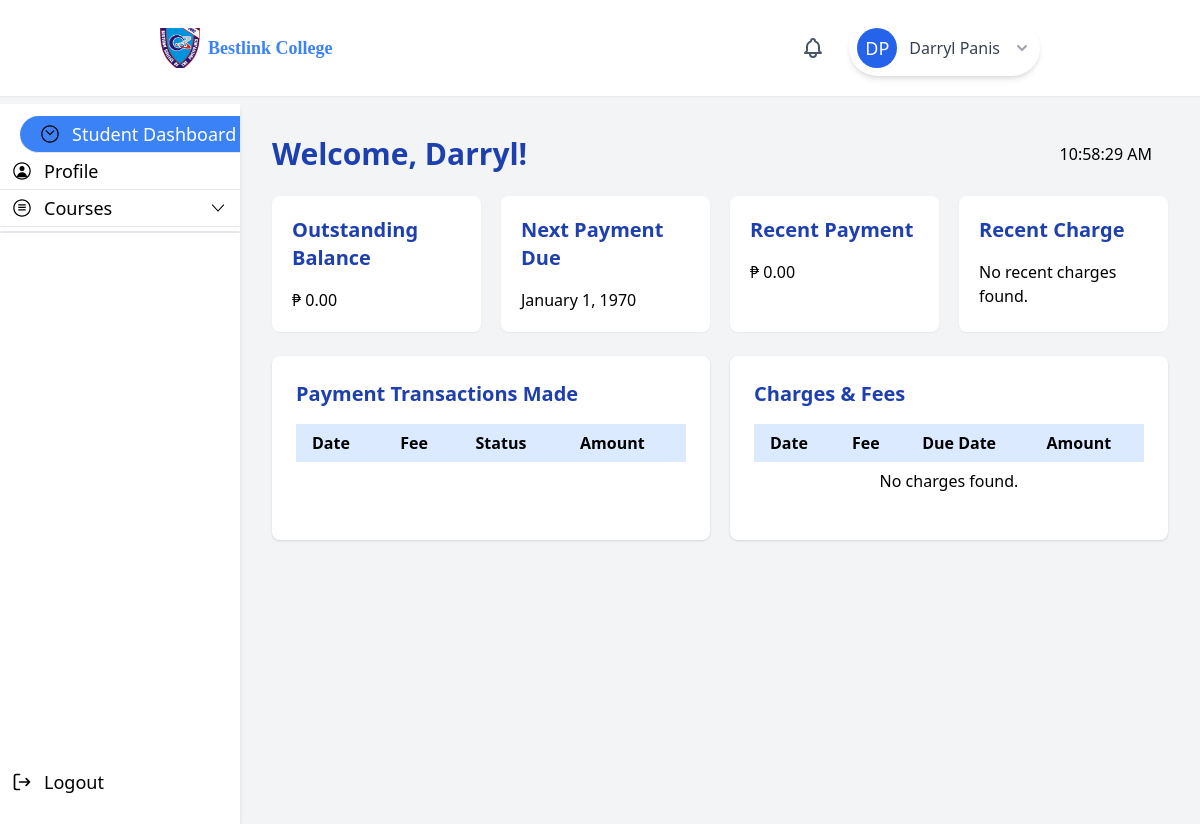
/src/layouts/student_dashboard.php?login=success (signed in), run on an earlier commit of the app's database.
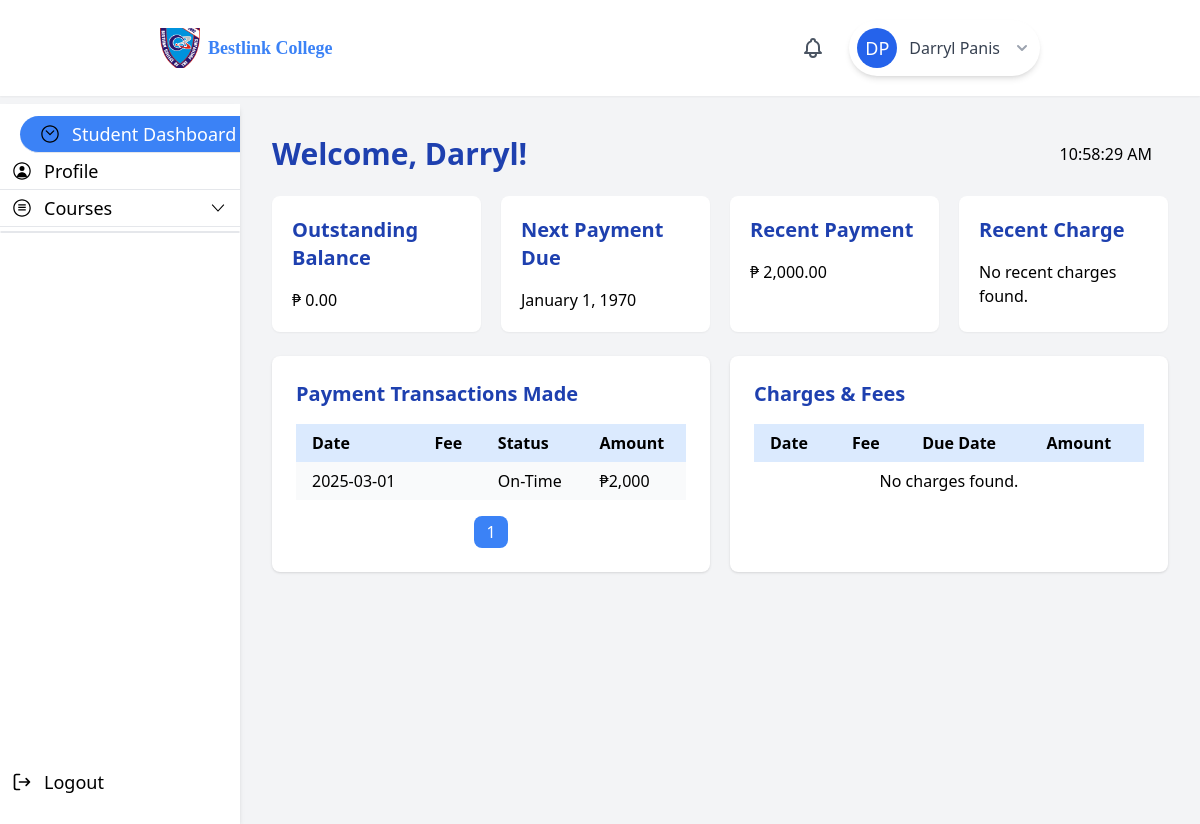
And on a later commit of the database.
### tables this page shows
CREATE TABLE IF NOT EXISTS `payments` (
  `id` int NOT NULL AUTO_INCREMENT,
  `student_id` varchar(10) NOT NULL,
  `transaction_Id` int NOT NULL,
  `amount` int NOT NULL,
  `date` date NOT NULL,
  `status` enum('On-Time','Late') NOT NULL,
  PRIMARY KEY (`id`),
  KEY `paymentTransactions` (`transaction_Id`),
  KEY `student_id` (`student_id`)
);

CREATE TABLE IF NOT EXISTS `financialtransactions` (
  `id` int NOT NULL AUTO_INCREMENT,
  `student_id` varchar(10) NOT NULL,
  `amount` int NOT NULL,
  `transaction_type` enum('Payment','Charge','Refund') NOT NULL,
  `description` varchar(200) NOT NULL,
  `date` date NOT NULL,
  `due_date` date NOT NULL,
  `balance` int NOT NULL,
  `paid` int NOT NULL,
  `school_year` varchar(100) NOT NULL,
  `semester` varchar(100) NOT NULL,
  PRIMARY KEY (`id`),
  KEY `studentTransactions` (`student_id`)
);

### src/Models/payment_model.php (called while the page is built, shortened)
<?php
function getPayments(object $pdo, string $student_id): array {
    try {
        $query = "SELECT payments.*, financialtransactions.* FROM payments LEFT JOIN financialtransactions ON payments.transaction_id = financialtransactions.id WHERE payments.student_id = :student_id ORDER BY payments.date DESC";
        $stmt = $pdo->prepare($query);
        $stmt->bindParam(":student_id", $student_id, PDO::PARAM_INT);
        $stmt->execute();
        $result = $stmt->fetchAll(PDO::FETCH_ASSOC);
        return $result;
    } catch (PDOException $e) {
        error_log("Database error in getPayments: " . $e->getMessage());
        return [];
    }
}

### src/Controllers/transaction_controller.php (called while the page is built, shortened)
<?php
function fetchPayments (object $pdo, string $student_id): array {
    try{
        $payments = getPayments($pdo, $student_id);
        return $payments;
    } catch (PDOException $e) {
        die("Query failed: " . $e->getMessage());
        return [];
    };
};
function getLatestPaymentAmount($payments) {
    $latestDate = null;
    $latestAmount = 0;
    foreach ($payments as $payment) {
        if (isset($payment['date']) && !empty($payment['date']) && isset($payment['amount'])) {
            $paymentDate = strtotime($payment['date']);
            if ($latestDate === null || $paymentDate > $latestDate) {
                $latestDate = $paymentDate;
                $latestAmount = $payment['amount'];
            }
        }
    }
    return $latestDate ? $latestAmount : 0;
};

### src/layouts/student_dashboard.php (the view, shortened to what the rows shown need)
<?php
require_once "../dbh.php";
require_once '../Models/payment_model.php';
require_once '../Controllers/transaction_controller.php';
$studentName = isset($_SESSION['user_name']) ? $_SESSION['user_name'] : 'Student';
$student_id = isset($_SESSION['user_username']) ? $_SESSION['user_username'] : null;
$payments = fetchPayments($pdo, $student_id);
$recentPayment = getLatestPaymentAmount($payments)
?>
<!DOCTYPE html>
<html lang="en">
<head>
    <link href="../../output.css" rel="stylesheet" >
    <link rel="stylesheet" href="../../public/css/styles.css">
</head>
<body class="bg-gray-100 min-h-[80vh] flex flex-col justify-between">
    <?php
        include('../../public/templates/header.php');
    ?>
    <div class="flex h-screen pt-20">
        <main class="flex-1 p-8 overflow-y-auto">
            <div class="flex justify-between items-center mb-6">
                <h2 class="text-3xl font-semibold text-blue-800">
                    Welcome, <?php echo $studentName; ?>!
                </h2>
            </div>
            <div class="flex flex-col gap-6 mb-6">
                <div class="grid grid-cols-2 md:grid-cols-4 gap-5">
                    <div class="bg-white shadow-sm rounded-lg p-5">
                        <h2 class="text-xl font-semibold text-blue-800 mb-4">Outstanding Balance</h2>
                    </div>
                    <div class="bg-white shadow-sm rounded-lg p-5">
                        <h2 class="text-xl font-semibold text-blue-800 mb-4">Next Payment Due </h2>
                    </div>
                    <div class="bg-white shadow-sm rounded-lg p-5">
                        <h2 class="text-xl font-semibold text-blue-800 mb-4">Recent Payment</h2>
                        <p>₱ <?php echo number_format($recentPayment, 2); ?></p>
                    </div>
                    <div class="bg-white shadow-sm rounded-lg p-5">
                        <h2 class="text-xl font-semibold text-blue-800 mb-4">Recent Charge</h2>
                    </div>
                </div>
                <div class="grid grid-cols-2 gap-x-5">
                    <div class="bg-white rounded-lg shadow p-4 sm:p-6 ">
                        <table class="w-full">
                            <thead>
                                <tr class="bg-blue-100">
                                    <th class="py-2 px-4 text-left">Date</th>
                                    <th class="py-2 px-4 text-left">Fee</th>
                                    <th class="py-2 px-4 text-left">Status</th>
                                    <th class="py-2 px-4 text-left">Amount</th>
                                </tr>
                            </thead>
                            <tbody>
                                <?php
                                $mockPayments = $payments;
                                $perPage = 5;
                                $currentPage = isset($_GET['paymentPage']) ? (int)$_GET['paymentPage'] : 1;
                                $start = ($currentPage - 1) * $perPage;
                                $payments = array_slice($mockPayments, $start, $perPage);
                                foreach ($payments as $index => $payments):
                                ?>
                                <tr class="<?php echo $index % 2 == 0 ? 'bg-gray-50' : 'bg-white'; ?>">
                                    <td class="py-2 px-4"><?php echo $payments['date']; ?></td>
                                    <td class="py-2 px-4"><?php echo $payments['description']; ?></td>
                                    <td class="py-2 px-4"><?php echo $payments['status']; ?></td>
                                    <td class="py-2 px-4">₱<?php echo number_format($payments['amount']); ?></td>
                                </tr>
                                <?php endforeach; ?>
                            </tbody>
                        </table>
                    </div>
                    <div class="bg-white rounded-lg shadow p-4 sm:p-6 ">
                        <table class="w-full">
                            <thead>
                                <tr class="bg-blue-100">
                                    <th class="py-2 px-4 text-left">Date</th>
                                    <th class="py-2 px-4 text-left">Fee</th>
                                    <th class="py-2 px-4 text-left">Due Date</th>
                                    <th class="py-2 px-4 text-left">Amount</th>
                                </tr>
                            </thead>
                        </table>
                    </div>
                </div>
            </div>
        </main>
    </div>
</body>
</html>

What changed in the data, as far as the page shows it:
added payments: transaction_Id.amount "2,000.00", transaction_Id.date "2025-03-01", status "On-Time", transaction_Id.amount "2,000"
Also different on the page:
$recentPayment: "0.00" → (not shown)
new list line: "1"
